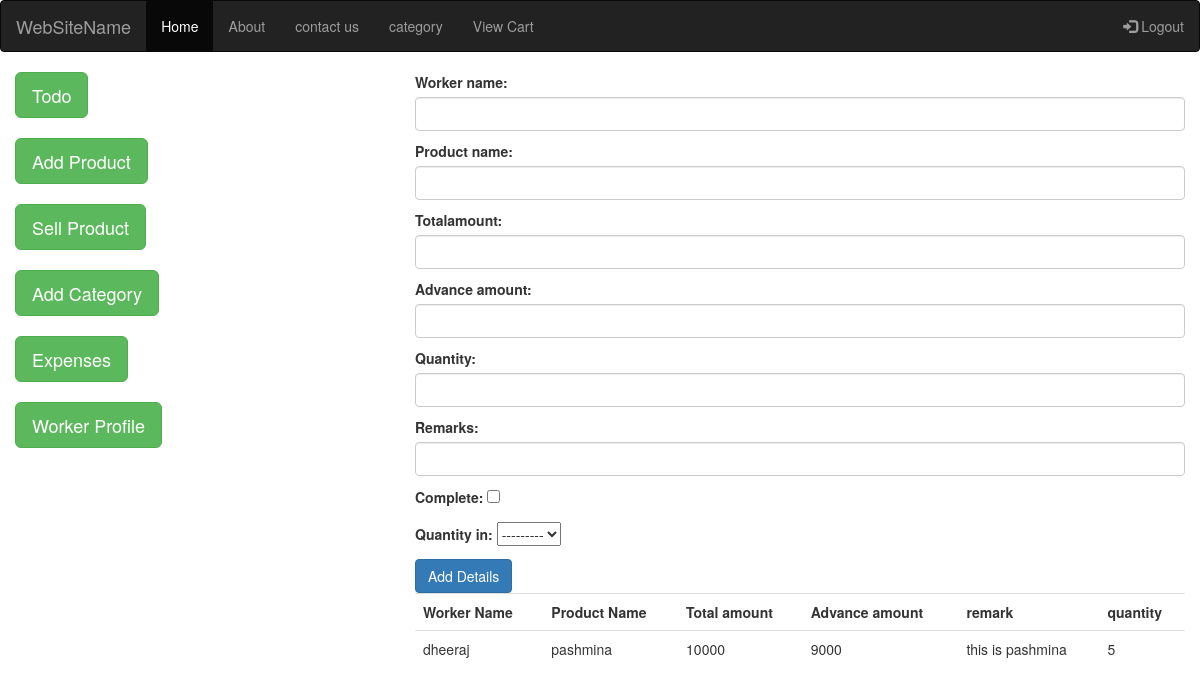
The page /worker_profile on the database its author committed.
### ecommapp/models.py (models this page shows, shortened)
class Worker(models.Model):
    worker_name=models.CharField(max_length=200)
    product_name=models.CharField(max_length=200)
    totalamount=models.PositiveIntegerField()
    advance_amount=models.PositiveIntegerField(null=True,blank=True)
    remarks=models.CharField(max_length=200,null=True,blank=True)
    complete=models.BooleanField()
    quantity=models.PositiveIntegerField()
    quantity_in=models.ForeignKey(Quantity_in,on_delete=models.CASCADE)

### ecommapp/views.py (the view)
# urls.py: path("worker_profile",views.worker_profile,name="worker_profile"),
@csrf_exempt
def worker_profile(request):
    form = worker_profile_Form(request.POST)
    if request.method == 'POST':
        if form.is_valid():
            form.save(commit=True)
        return redirect('worker_profile')
    else:
        worker_list =Worker.objects.all()
        form = worker_profile_Form()
        return render(None,'worker_profile.html', {'form':form,'worker_list':worker_list})

### ecommapp/forms.py
class worker_profile_Form(forms.ModelForm):
    totalamount=forms.CharField(widget=forms.NumberInput(attrs={'class': 'form-control'}))
    advance_amount=forms.CharField(widget=forms.NumberInput(attrs={'class': 'form-control'}))
    quantity=forms.CharField(widget=forms.NumberInput(attrs={'class': 'form-control'}))
    worker_name=forms.CharField(widget=forms.TextInput(attrs={'class': 'form-control'}))
    product_name=forms.CharField(widget=forms.TextInput(attrs={'class': 'form-control'}))
    remarks=forms.CharField(widget=forms.TextInput(attrs={'class': 'form-control'}))
    class Meta:
        model = Worker
        fields =['worker_name','product_name','totalamount','advance_amount','quantity','remarks','complete','quantity_in']

### ecommapp/models.py (called while the page is built)
    def __str__(self):
        return self.measurement_type

### templates/worker_profile.html (shortened to what this page needs)
{%extends 'master.html'%}
{%block 'body' %}
    {% include 'sidebar.html' %}
        <div class="col-md-8">
            <form action="{% url 'worker_profile' %}"  method="POST" >
                {{form.as_p}}
            <button type="submit" class="btn btn-primary">Add Details</button>
            </form>
        </div>
        <div class="col-md-4"></div>
        <div class="col-md-8">
         <table class=" table table-hover">
           <tr>
            <th>Worker Name</th>
            <th>Product Name</th>
            <th>Total amount</th>
            <th>Advance amount</th>
            <th>remark</th>
            <th>quantity</th>
           </tr>
          {% for i in worker_list %}
          <tr><td>{{i.worker_name}}</td>
            <td>{{i.product_name}}</td>
            <td>{{i.totalamount}}</td>
            <td>{{i.advance_amount}}</td>
            <td>{{i.remarks}}</td>
            <td>{{i.quantity}}</td>
          </tr>
         {%endfor%}
         </table>
          </div>
{%endblock%}

### rows shown on the page
Worker: worker_name "dheeraj", product_name "pashmina", totalamount "10000", advance_amount "9000", remarks "this is pashmina", quantity "5"
